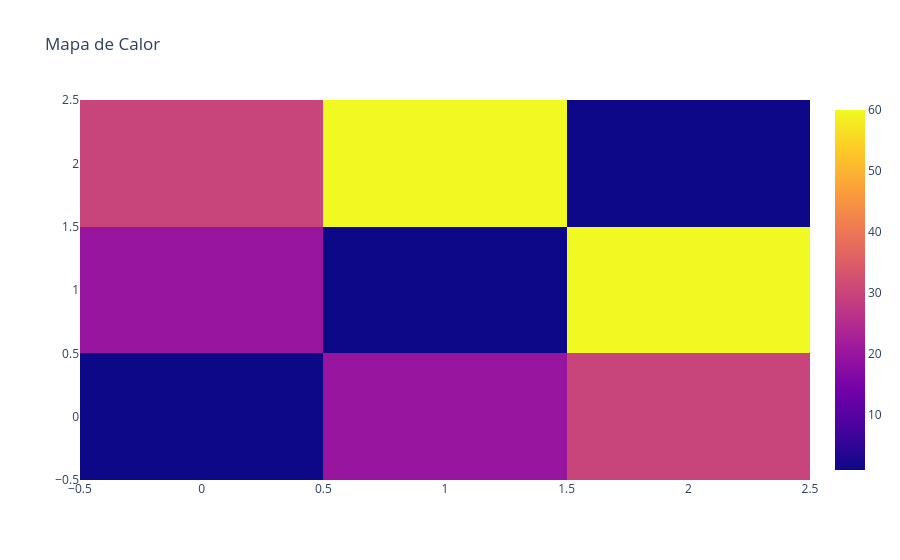

Here is the notebook cell this chart was saved with:
### Code cell
import plotly.graph_objects as go
import plotly.figure_factory as ff

z = [[1, 20, 30],
        [20, 1, 60],
        [30, 60, 1]]

fig = go.Figure(data=go.Heatmap(z=z))

fig.update_layout(title='Mapa de Calor')

### Figure 1 — Plotly figure (JSON) as saved in the notebook; plotly's stock layout.template omitted (floating-point values rounded to 4 significant figures)
{"data": [{"type": "heatmap", "z": [[1, 20, 30], [20, 1, 60], [30, 60, 1]]}], "layout": {"title": {"text": "Mapa de Calor"}}}
